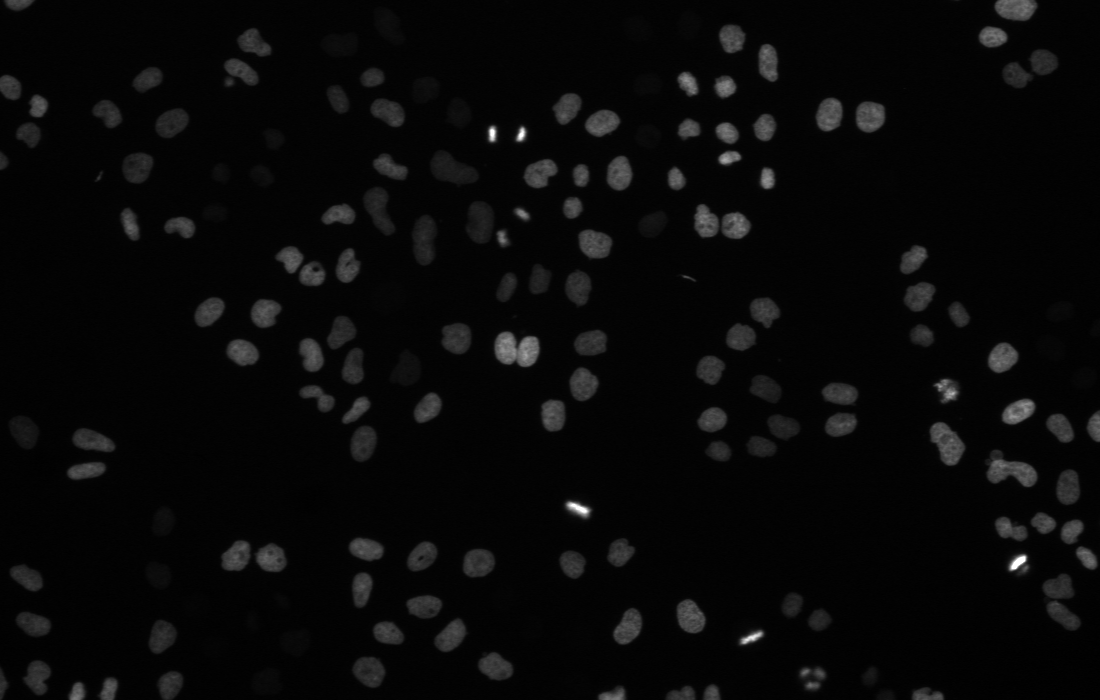
#> input picture Sequences_p/02/t005.png, 1100 x 700 px, given in place of man_track004.tif, which was not available
$ jupyter execute --allow-errors 9517_mitosis_gen.ipynb   (shell and % lines are left out)
#> lines starting #> are read from the running program, lines starting #| are printed output that depends on the picture; after the words box and inside, x2 and y2 are one past the last pixel; in counts of white or black regions, pixels touching at a corner belong together; pictures that were not available may be replaced by others from this repository, and a replacement may not be noted
[cell 1]
# probably you need to update the token to your own

[cell 2]
import imageio
import os
import gdal
# import imagecodecs
img_folder = '/content/Sequences_p/02/'
des = '/content/test.gif'

# Combine images to gif
# [10 lines left out: function to_gif, not called in this run]
# to_gif(img_folder,des)

[cell 3]
import cv2
import numpy as np
import matplotlib.pyplot as plt

def plot_two_imgs(im1:np.array, im2:np.array, im1_title:str="im1", im2_title:str="im2"):
    f, axarr = plt.subplots(1,2,figsize=(15,15))
    axarr[0].imshow(im1)
    axarr[0].set_title(im1_title)
    axarr[1].imshow(im2)
    axarr[1].set_title(im2_title)
    plt.show()

def get_consecutive_imgs(im_number:int,path:str,prefix:str='.png') -> (np.array,np.array):
#> called with im_number = 4, prefix = '.tif'
    if prefix=='.tif':
        current = cv2.imread(path+"{0:0=3d}".format(im_number)+prefix,-1)
#> current is the input picture: shape (700, 1100, 4); mean B, G, R, A 8.3, 8.3, 8.3, 255
        next = cv2.imread(path+"{0:0=3d}".format(im_number+1)+prefix,-1)
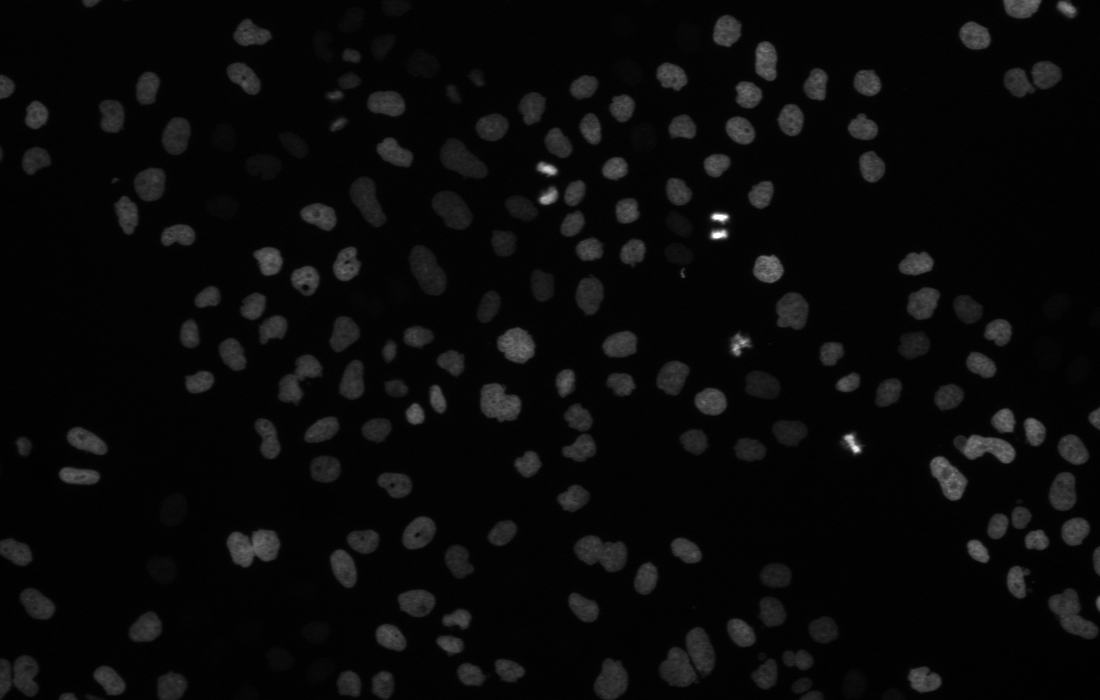
#> input picture Sequences_p/02/t018.png, 1100 x 700 px, given in place of man_track005.tif, which was not available
#> next is the input picture: shape (700, 1100, 4); mean B, G, R, A 9.4, 9.4, 9.4, 255
    else:
        current = cv2.imread(path+"{0:0=3d}".format(im_number)+prefix)
        next = cv2.imread(path+"{0:0=3d}".format(im_number+1)+prefix)
    return current, next

im_name = 4
# tra_img = cv2.imread('/content/COMP9517_Project/Sequences/02_GT/TRA/man_track'+"{0:0=3d}".format(im_name)+'.tif',-1)
# next = cv2.imread('/content/COMP9517_Project/Sequences/02_GT/TRA/man_track'+"{0:0=3d}".format(im_name+1)+'.tif',-1)
tra_img,next = get_consecutive_imgs(im_name,'/content/COMP9517_Project/Sequences/02_GT/TRA/man_track','.tif')
# mask_tra = cv2.imread('/content/COMP9517_Project/Sequences_p/02_ml_pred/t'+"{0:0=3d}".format(im_name)+'.png')
# mask_next = cv2.imread('/content/COMP9517_Project/Sequences_p/02_ml_pred/t'+"{0:0=3d}".format(im_name+1)+'.png')
mask_tra,mask_next = get_consecutive_imgs(im_name,'/content/COMP9517_Project/Sequences_p/02_ml_pred/t','.png')

# ori_tra = cv2.imread('/content/COMP9517_Project/Sequences_p/Sequences_Input/02_stretch_colorized/t'+"{0:0=3d}".format(im_name)+'.png')
# ori_next = cv2.imread('/content/COMP9517_Project/Sequences_p/Sequences_Input/02_stretch_colorized/t'+"{0:0=3d}".format(im_name+1)+'.png')
ori_tra,ori_next = get_consecutive_imgs(im_name,'/content/COMP9517_Project/Sequences_p/Sequences_Input/02_stretch_colorized/t')

# w_mask = cv2.imread('/content/COMP9517_Project/Sequences_p/pseudo_masks/02/t'+"{0:0=3d}".format(im_name)+'.tif')
# w_next = cv2.imread('/content/COMP9517_Project/Sequences_p/pseudo_masks/02/t'+"{0:0=3d}".format(im_name+1)+'.tif')
w_mask,w_next = get_consecutive_imgs(im_name,'/content/COMP9517_Project/Sequences_p/pseudo_masks/02/t','.tif')

#> (the rest of this cell did not finish here and is left out)

plot_two_imgs(tra_img,next,"tra_img","next")
plot_two_imgs(mask_tra,mask_next,"mask_tra","mask_next")
plot_two_imgs(w_mask,w_next,"w_mask","w_next")


# print(np.unique(tra_img))
# print(np.unique(next))
print(set(next.flatten())-set(tra_img.flatten()))
print(len(set(next.flatten())-set(tra_img.flatten())))
histogram, bin_edges = np.histogram(next, bins=256, range=(0, 900))

plt.figure()
plt.title("Grayscale Histogram")
plt.xlabel("grayscale value")
plt.ylabel("pixels")
plt.xlim([0, 10])  # <- named arguments do not work here
print(histogram,bin_edges)
plt.plot(bin_edges[0:-1], histogram)  # <- or here
plt.show()

[cell 4]
diff = set(next.flatten())-set(tra_img.flatten())
#> diff = 3 items
rev_diff = set(tra_img.flatten())-set(next.flatten())
#> rev_diff = 15 items

mask2 = np.zeros(next.shape)
for id in diff:
    mask2[next==id] = 255
#> this loop made 3 passes
#> id on passes 1 to 3: 240, 217, 254

mask1 = np.zeros(next.shape)
for id in rev_diff:
    mask1[tra_img==id] = 255
#> this loop made 15 passes
#> id on passes 1 to 12: 248, 229, 202, 235, 205, 241, 210, 242, 245, 214, 247, 216

plot_two_imgs(mask1,mask2)
#> call 2 of plot_two_imgs, with im1_title = 'im1', im2_title = 'im2'
#> in plot_two_imgs (call 2), `plt.show()`:
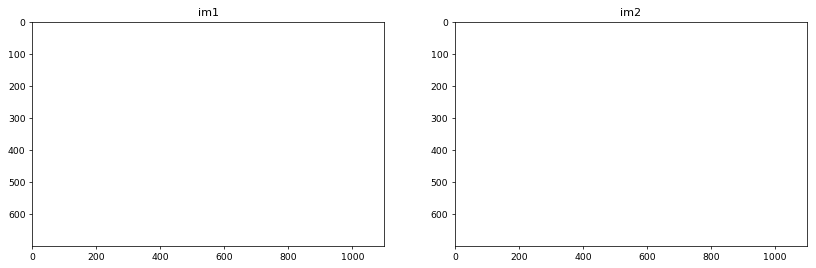
#> figure drawn by matplotlib, 2 panels

[cell 5]
# get all pos on image for given label
def get_pos_list(img:np.array, label:int) -> [tuple]:
    '''
    Args:
    img: TRA image(.tif) or instance segmentation image in np.array type
    label: label for a unique cell
    '''
    out = list(zip(*np.where(img==label)))
    # reverse the output list so that x=tuple[0], y=tuple[1]
    reversed = [t[::-1] for t in out]
    return reversed

# calculate the centroid of a list of positions
def get_centroid(pos:[tuple],dtype:str='float') -> tuple:
    x, y = zip(*pos)
    l = len(x)
    if dtype=='int':
        return round(sum(x)/l), round(sum(y)/l)
    else:
        return sum(x)/l, sum(y)/l

# get all centroids in the given image
def get_all_centroids(img:np.array) -> {tuple}:
    '''
    Args:
    img: image with unique number represent unique cell
    Output:
    dictionary with key:label,
                    value:(total pixels for this label, corresponding centroid)
    '''
    labels = np.unique(img)
    output = {}
    for label in labels:
        pos_list = get_pos_list(img,label)
        # print(pos_list)
        n_pixels = len(pos_list)
        # filter the background label
        if n_pixels<100000:
            centroid = get_centroid(pos_list,'int')
            output[label] = (n_pixels,centroid)
    return output

# ------------------------------For ML mitosis detiction-------------------------------------
from sklearn.cluster import KMeans
import math
from sklearn.cluster import DBSCAN

# calculate euclidean distance between two position
def euc_dist(a:tuple,b:tuple) -> float:
    return np.linalg.norm(np.array(a)-np.array(b))

# Code from https://cs.stackexchange.com/questions/85929/efficient-point-grouping-algorithm/86040
# [80 lines left out: functions cluster, get_pos, group_child, filter_parent, not called in this run]


from PIL import Image
# crop the image into small pieces by centroids
def crop_by_centroid(img:np.array, centroid:tuple, crop_size:tuple=(40,40)) -> np.array:
    pil_img = Image.fromarray(np.uint8(img))
    width, height = crop_size
    c_x, c_y = centroid
    x = round(c_x-width//2)
    y = round(c_y-height//2)
    area = (x,y,x+width,y+height)
    cropped_img = pil_img.crop(area)
    # cropped_img.show()
    return cropped_img
# ---------------------------------end---------------------------------------------

[cell 6]
import os
from tqdm import tqdm
def mk_dirs(path):
  if not os.path.isdir(path):
      os.makedirs(path)

def generate_mitosis_imgs(save_dir:str,crop_size:tuple=(40,40),f_name:int=2):
    total_imgs = 0
    mk_dirs(save_dir)
    for im_name in tqdm(range(91)):
        # img_folder = save_dir+"t{0:0=3d}".format(im_name)+'/'
        img_folder = save_dir+'0'+str(f_name)+'/'
        mk_dirs(img_folder)
        curr_dir = img_folder+'curr/'
        next_dir = img_folder+'next/'
        mk_dirs(curr_dir)
        mk_dirs(next_dir)

        curr_tra, next_tra = get_consecutive_imgs(im_name,'/content/COMP9517_Project/Sequences/0'+str(f_name)+'_GT/TRA/man_track','.tif')
        curr_img, next_img = get_consecutive_imgs(im_name,'/content/COMP9517_Project/Sequences_p/Sequences_Input/0'+str(f_name)+'_stretch_colorized/t')

        diff = set(next_tra.flatten())-set(curr_tra.flatten())
        rev_diff = set(curr_tra.flatten())-set(next_tra.flatten())

        masked_next = np.zeros(next_tra.shape)
        for id in diff:
            masked_next[next_tra==id] = id

        masked_tra = np.zeros(curr_tra.shape)
        for id in rev_diff:
            masked_tra[curr_tra==id] = id

        child_dict = get_all_centroids(masked_next)
        pseudo_parents_list = group_child(child_dict)
        parent_dict = get_all_centroids(masked_tra)
        mitosis_pos_list = filter_parent(parent_dict,pseudo_parents_list)

        total_imgs+=len(mitosis_pos_list)
        if len(mitosis_pos_list)!=len(pseudo_parents_list):
            print("not equal!")
            for pos in mitosis_pos_list: #TODO potential improvement by using both mitosis list and pseudo parent list
                cropped_curr = crop_by_centroid(curr_img,pos,crop_size)
                cropped_next = crop_by_centroid(next_img,pos,crop_size)
                cropped_curr.save(curr_dir+str(pos)+".jpg")
                cropped_next.save(next_dir+str(pos)+".jpg")
        else:
            for idx in range(len(mitosis_pos_list)): #TODO potential improvement by using both mitosis list and pseudo parent list
                pos = mitosis_pos_list[idx]
                pos_next = pseudo_parents_list[idx]
                cropped_curr = crop_by_centroid(curr_img,pos,crop_size)
                cropped_next = crop_by_centroid(next_img,pos,crop_size)
                cropped_curr.save(curr_dir+str(pos)+".jpg")
                cropped_next.save(next_dir+str(pos)+".jpg")
    print("total number of mitosis: ", total_imgs)


#> (the rest of this cell did not finish here and is left out)

[cell 7]
# np.array([])

[cell 8]
def generate_normal_imgs(save_dir:str,crop_size:tuple=(40,40),f_name:int=1):
    total_imgs = 0
    max_imgs = 206
    mk_dirs(save_dir)

    for im_name in range(80,81):
        # img_folder = save_dir+"t{0:0=3d}".format(im_name)+'/'
        img_folder = save_dir+'0'+str(f_name)+'/'
        mk_dirs(img_folder)
        curr_dir = img_folder+'curr/'
        next_dir = img_folder+'next/'
        mk_dirs(curr_dir)
        mk_dirs(next_dir)

        curr_tra, next_tra = get_consecutive_imgs(im_name,'/content/COMP9517_Project/Sequences/0'+str(f_name)+'_GT/TRA/man_track','.tif')
        curr_img, next_img = get_consecutive_imgs(im_name,'/content/COMP9517_Project/Sequences_p/Sequences_Input/0'+str(f_name)+'_stretch_colorized/t')

        diff = set(next_tra.flatten())-set(curr_tra.flatten())
        rev_diff = set(curr_tra.flatten())-set(next_tra.flatten())

        masked_next = next_tra.copy()
        for id in diff:
            masked_next[next_tra==id] = 0

        masked_tra = curr_tra.copy()
        for id in rev_diff:
            masked_tra[curr_tra==id] = 0

        # child_dict = get_all_centroids(masked_next)
        # pseudo_parents_list = group_child(child_dict)
        parent_dict = get_all_centroids(masked_tra)
        parent_list = get_pos(parent_dict)
        print(len(parent_list))
        # mitosis_pos_list = filter_parent(parent_dict,pseudo_parents_list)
        for idx in range(len(parent_list)):
            pos = parent_list[idx]
            cropped_curr = crop_by_centroid(curr_img,pos,crop_size)
            cropped_next = crop_by_centroid(next_img,pos,crop_size)
            cropped_curr.save(curr_dir+str(pos)+".jpg")
            cropped_next.save(next_dir+str(pos)+".jpg")
            total_imgs+=1
        if total_imgs>max_imgs:
            break

    print("total number of cells on track: ", total_imgs)


#> (the rest of this cell did not finish here and is left out)

[cell 9]
masked_next = np.zeros(next.shape)
for id in diff:
    masked_next[next==id] = id

masked_tra = np.zeros(next.shape)
for id in rev_diff:
    masked_tra[tra_img==id] = id

#> (the rest of this cell did not finish here and is left out)

#> in get_all_centroids, `labels = np.unique(img)`: labels = [0, 217, 240, 254]
#> the loop in get_all_centroids, `for label in labels:` made 2 passes
#> n_pixels on pass 1: 3079979
#> (label, n_pixels) on pass 2: (217, 12)
#> after the loop in get_all_centroids, `for label in labels:`: output = 0 items
parent_dict = get_all_centroids(masked_tra)

print(parent_centroids.values())

pseudo_parents = group_child(child_dict)
print(filter_parent(parent_dict,pseudo_parents))
print(pseudo_parents)
plt.ylim(700,0)
plt.xlim(0,1100)
plt.plot(pseudo_parents[:,0], pseudo_parents[:,1], 'o', color='black');

[cell 10]
cropped = crop_by_centroid(mask_tra,[811.5,670.5])
#> in crop_by_centroid, `cropped_img = pil_img.crop(area)`:
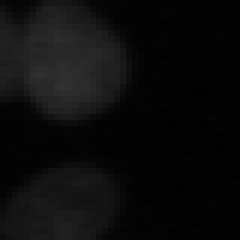
#> cropped_img: PIL image 40x40 RGB (shown 6 times larger); min 1, max 50, mean 11.9
cropped.save("cropped_image.jpg")

[cell 11]
import matplotlib
# https://matplotlib.org/stable/tutorials/colors/colormaps.html

tmp = next.copy()
tmp[tmp==8] = -1
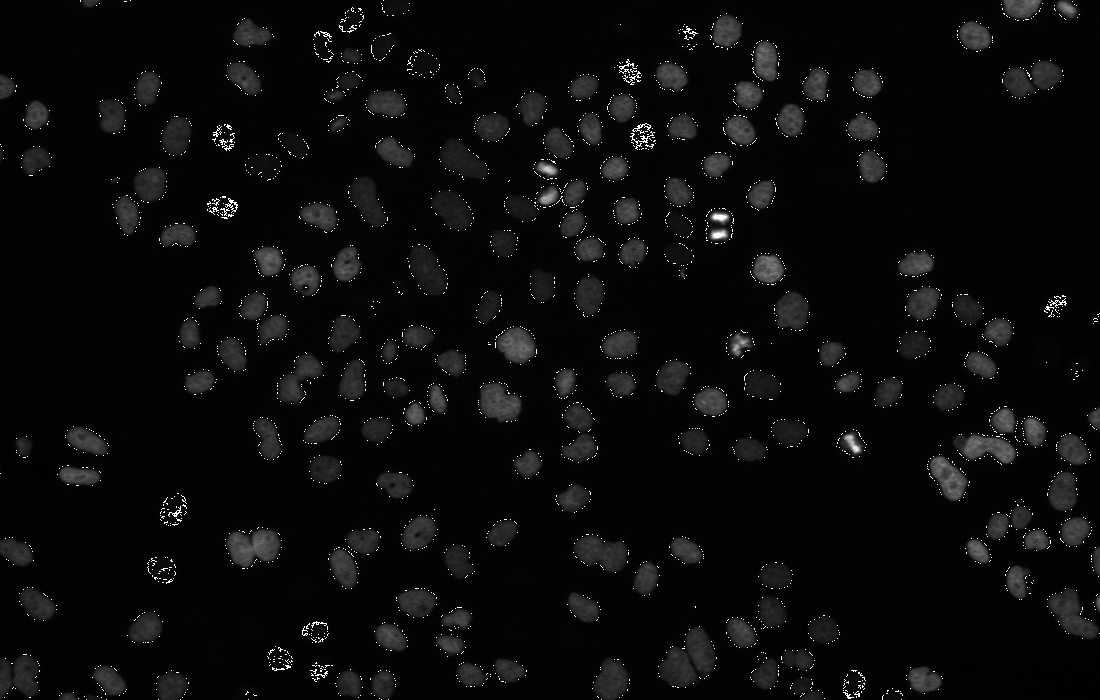
#> tmp: shape (700, 1100, 4); 0.72% of pixels changed, all inside (x1, y1, x2, y2) = (0, 0, 1100, 700)
print(np.amin(tmp))
#| 0
cmap = matplotlib.cm.inferno
cmap.set_bad(color='white')

plt.imshow(next,cmap=cmap)
plt.show()
